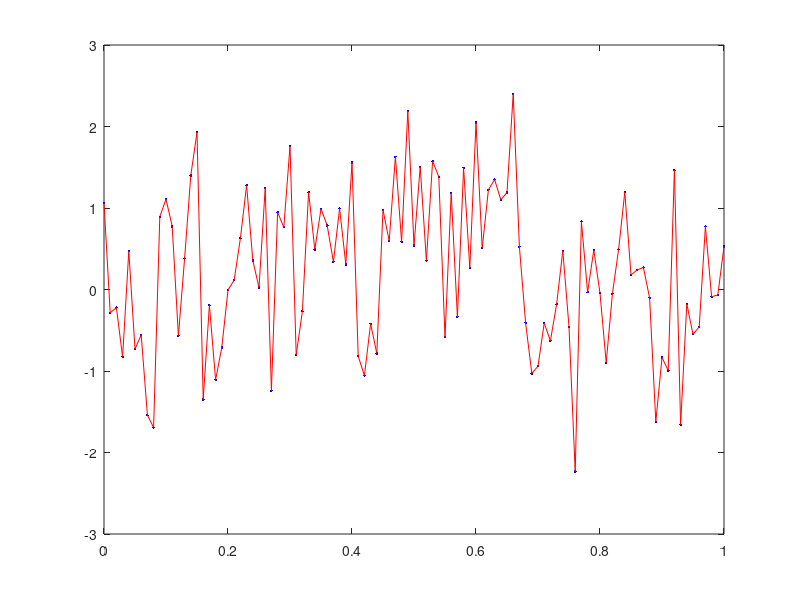

Reproduce this figure in MATLAB.
% x = [1 2 3 4 5];
% y = [5.5 43.1 128 290.7 498.4];
x = 0:0.01:1;
y = randn(1,101);

p=polyfit(x,log(y),1);
eval=p(2)*exp(p(1)*x);
plot(x,y,'b.');
hold on;
plot(x,y,'r-');
